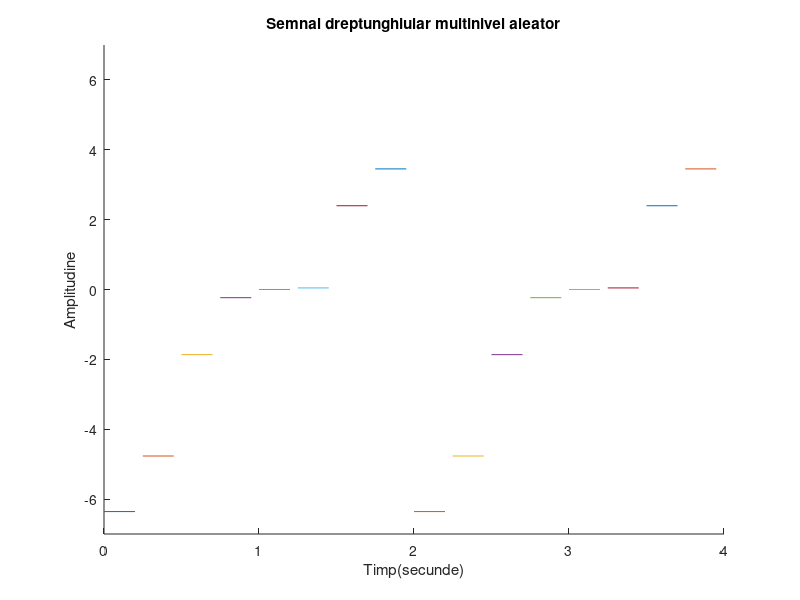

This figure's MATLAB source:
hold on;
%folosesc intructiunea hold on pentru a afisa simultan mai multe semnale pe grafic
%200ms
%folosim rand pentru a genera un numar aleator
r1=rand(1);
r2=rand(1);
r3=rand(1);
r4=rand(1);
r5=rand(1);
r6=rand(1);
r7=rand(1);
r8=rand(1);
t1=0:0.2:0.25;
t2=0.25:0.2:0.5;
t3=0.5:0.2:0.75;
t4=0.75:0.2:1;
t5=1:0.2:1.25;
t6=1.25:0.2:1.5;
t7=1.5:0.2:1.75;
t8=1.75:0.2:2;
%Stabilesc nivelurile
x1=-7*r1*square(8*pi*t1,100);
x2=-5*r2*square(8*pi*t2,100);
x3=-3*r3*square(8*pi*t3,100);
x4=-1*r4*square(8*pi*t4,100);
x5=1*r5*square(8*pi*t5,100);
x6=3*r6*square(8*pi*t6,100);
x7=5*r7*square(8*pi*t7,100);
x8=7*r8*square(8*pi*t8,100);
%->Vom folosi functia plot pentru a genera grafice cu parametrii t1 si x1, t2 si x2, t3 si x3, t4 si x4, t5 si x5, t6 si x6, t7 si t7,
%t8 si x8
plot(t1,x1);
plot(t2,x2);
plot(t3,x3);
plot(t4,x4);
plot(t5,x5);
plot(t6,x6);
plot(t7,x7);
plot(t8,x8);
%->Folosim functia axis pentru a delimita spectrele de valori ale graficului generat de plot pentru a se incadra corespunzator in parametri
axis([0 4 -7 7]);
%->Acum graficul se va intinde de la 0 la 4 pe Ox si de a -7 la 7 pe Oy
plot(2+t1,x1);
plot(2+t2,x2);
plot(2+t3,x3);
plot(2+t4,x4);
plot(2+t5,x5);
plot(2+t6,x6);
plot(2+t7,x7);
plot(2+t8,x8);
%Am denumit axa Ox
xlabel('Timp(secunde)')
%Am denumit axa Oy
ylabel('Amplitudine')
title('Semnal dreptunghiular multinivel aleator')
